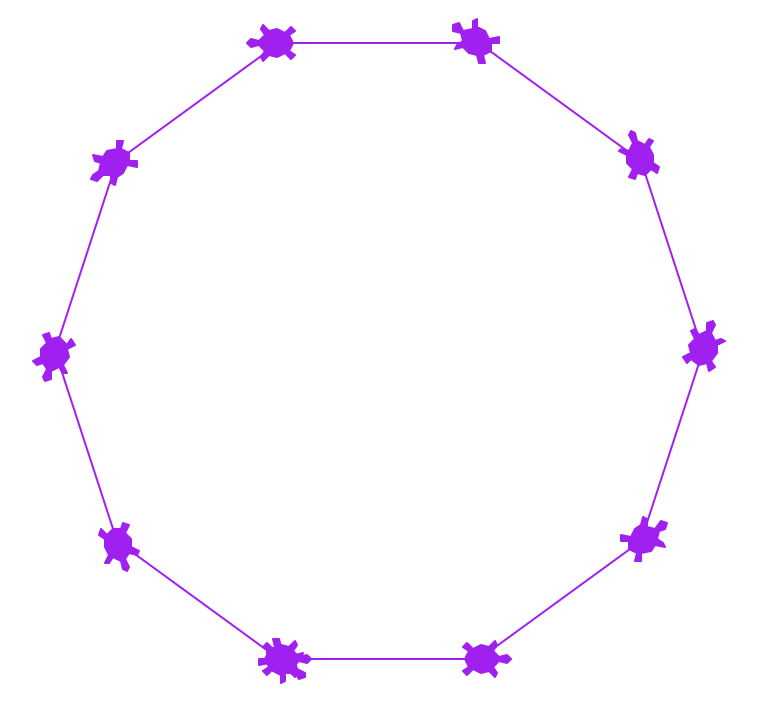

Generate this figure with Python:
#stamped decagon

import turtle

taylor = turtle.Turtle()
taylor.color("purple")
taylor.shape("turtle")

for i in range(10):
  taylor.forward(100)
  taylor.stamp()
  taylor.left(36)
